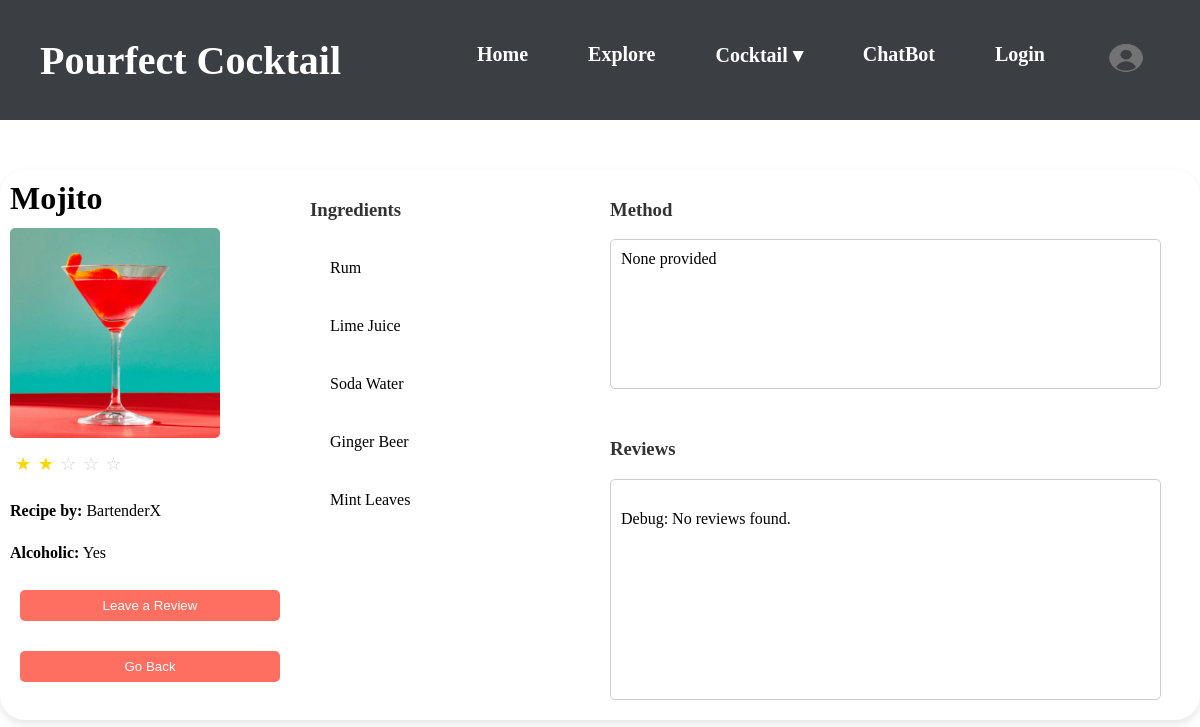
Page /explore.html?id=7 on the committed database.
### models.py (models this page shows)
class cocktails(Base):
    __tablename__ = 'cocktails'
    id = Column(Integer, primary_key=True)
    name = Column(String)

### tables this page shows
CREATE TABLE ingredients (
    id INTEGER PRIMARY KEY AUTOINCREMENT,
    name VARCHAR(255) NOT NULL UNIQUE
);

### main.py (the view, shortened to what this page needs)
@app.route('/explore.html')
def explore():
    db = get_db()
    cocktail_id = request.args.get("id") #Taking data from the user input if card clicked
    user_id = session.get("user_id")
    favorite_cocktail_ids = {
        row["cocktail_id"] for row in db.execute(
            "SELECT cocktail_id FROM favorites WHERE user_id = ?", (user_id,)
        ).fetchall()
    }
    if cocktail_id:
        selected_cocktail = db.execute(
            "SELECT * FROM cocktails WHERE id = ?", (cocktail_id,)
        ).fetchone()
        ingredients = db.execute(
            """SELECT ingredients.name
               FROM ingredients
               JOIN cocktail_ingredients ON ingredients.id = cocktail_ingredients.ingredient_id
               WHERE cocktail_ingredients.cocktail_id = ?""", (cocktail_id,)
        ).fetchall()
        reviews = db.execute(
            """SELECT reviews.rating, reviews.review_text, users.username, reviews.created_at
               FROM reviews
               JOIN users ON reviews.user_id = users.id
               WHERE reviews.cocktail_id = ?
               ORDER BY reviews.created_at DESC""", (cocktail_id,)
        ).fetchall()
        return render_template("explore.html", selected_cocktail=selected_cocktail, ingredients=ingredients, reviews=reviews, favorite_cocktail_ids = favorite_cocktail_ids)

### main.py (called while the page is built)
def get_db():
    if "db" not in g:
        g.db = sqlite3.connect(DATABASE, detect_types=sqlite3.PARSE_DECLTYPES)
        g.db.row_factory = sqlite3.Row
    return g.db

### templates/explore.html (shortened to what this page needs)
<!DOCTYPE html>
<html lang="en">
<head>
    <link rel="stylesheet" href="{{ url_for('static', filename='styles.css') }}">
</head>
<body class = "explore">
    {% include 'navbar.html' %}
    {% if selected_cocktail %}
    <div class="cocktail-details-container">
            <div class="recipe-column1">
                <h1>{{ selected_cocktail.name }}</h1>
                <br>
                <img src="{{ url_for('static', filename=selected_cocktail.image) }}" alt="{{ selected_cocktail.name }}">
                <div class="rating">
                    {% set rating = (selected_cocktail.popularity / selected_cocktail.reviews_number) | round(1) %}
                    {% for i in range(1, 6) %}
                        {% if i <= rating %}
                            <span class="star filled">★</span>
                        {% else %}
                            <span class="star empty">☆</span>
                        {% endif %}
                    {% endfor %}
                </div>
                <p><strong>Recipe by:</strong> {{ selected_cocktail.recipe_by }}</p>
                <p><strong>Alcoholic:</strong> {% if selected_cocktail.alcohol_content == 1 %} Yes {% else %} No {% endif %}</p>
                <button onclick="openReviewModal()">Leave a Review</button>
                <button onclick="history.back()">Go Back</button>
            </div>
            <div class="review-column">
                <h3>Reviews</h3>
                <div class="review-textbox">
                {% if reviews %}
                    <p>Debug: Found {{ reviews|length }} reviews.</p>
                    <ul>
                        {% for review in reviews %}
                            <li>
                                <strong>{{ review.username }}</strong>
                                <span class="rating">
                                    {% for i in range(1, 6) %}
                                        {% if i <= review.rating %}
                                            <span class="star filled">★</span>
                                        {% else %}
                                            <span class="star empty">☆</span>
                                        {% endif %}
                                    {% endfor %}
                                </span>
                                <p>{{ review.review_text }}</p>
                                <small>{{ review.created_at }}</small>
                            </li>
                        {% endfor %}
                    </ul>
                {% else %}
                    <p>Debug: No reviews found.</p>
                {% endif %}
                </div>
            </div>
            <div class="recipe-column2">
                <h3>Ingredients</h3>
                <ul>
                    {% for ingredient in ingredients %}
                        <li>{{ ingredient.name }}</li>
                    {% endfor %}
                </ul>
            </div>
            <div class="recipe-column3">
                <h3>Method</h3>
                <div class="method-textbox">{{ selected_cocktail.method }}</div>
            </div>
    {% endif %}
</body>
</html>

### static/styles.css (style rules this page uses)
:root { --primary-color: #3b3e42; --accent-color: #ff6f61; --hover-color: #e65c50; }
body { background-color: white; font-family: "Tinos", serif; color: black; margin:0; padding:0; width: 100%; }
div { box-sizing: border-box; }
p { font-size: 16px; line-height: 1.6; }
.rating { font-size: 40px; color: gold; }
.star { display: inline-block; margin-right: 2px; }
.filled { color: gold; }
.empty { color: lightgray; }
.cocktail-details-container { box-shadow: 0px 4px 8px rgba(0, 0, 0, 0.1); display: grid; grid-template-areas: "A B C C" "A B D D"; grid-template-columns: 1fr 1fr 2fr; grid-template-rows: auto auto; border-radius: 25px; width: 1200px; min-height: 550px; margin: auto; margin-top: 50px; overflow: hidden; position: relative; }
.recipe-column1 { grid-area: A; display: flex; color: black; flex-direction: column; gap: 10px; padding: 10px; width: 100%; position: relative; }
.recipe-column1 h1 { position: absolute; top: 0; left: 0; margin: 0; padding: 10px; }
.recipe-column1 img { width: 210px; height: 210px; border-radius: 5px; margin-top: 20px; }
.recipe-column1 p { margin: 5px 0; line-height: 1.4; }
.recipe-column2 { grid-area: B; border-radius: 25px; display: flex; flex-direction: column; align-items: flex-start; justify-content: flex-start; padding: 10px; color: black; }
.recipe-column2 ul { gap: 10px; max-width: 100%; padding: 10px; margin: 0; }
.recipe-column2 li { list-style: none; padding: 10px; border-radius: 5px; max-width: calc(100% - 20px); white-space: nowrap; }
.recipe-column2 ul li { margin-bottom: 20px; }
.recipe-column3 { grid-area: C; display: flex; flex-direction: column; justify-content: flex-start; align-items: flex-start; padding: 10px; color: white; }
.method-textbox { width: 100%; height: 150px; max-width: 95%; border: 1px solid #ccc; padding: 10px; border-radius: 5px; overflow-y: auto; background-color: white; color: black; }
.review-column { grid-area: D; display: flex; flex-direction: column; align-items: flex-start; justify-content: flex-start; padding: 10px; max-height: 300px; overflow-y: auto; color: white; }
.review-textbox { width: 100%; height: 400px; max-width: 95%; border: 1px solid #ccc; padding: 10px; border-radius: 5px; overflow-y: auto; background-color: white; color: black; border: 1px solid #ccc; }
* { box-sizing:border-box }
ul, ol { list-style: none; }
h2, h3 { color: #333; }
.rating { padding: 5px; color: gold; }
.remove-favorite-button, button { background: var(--accent-color); color: white; border: none; padding: 8px 12px; margin: 10px; cursor: pointer; border-radius: 5px; transition: background 0.3s; }
.rating { color: gold; font-size: 18px; margin-bottom: 5px; }

### rows in the picture
cocktails: name "Mojito", image (picture), recipe_by "BartenderX", method "None provided"
ingredients: name "Rum"
ingredients: name "Lime Juice"
ingredients: name "Soda Water"
ingredients: name "Ginger Beer"
ingredients: name "Mint Leaves"
